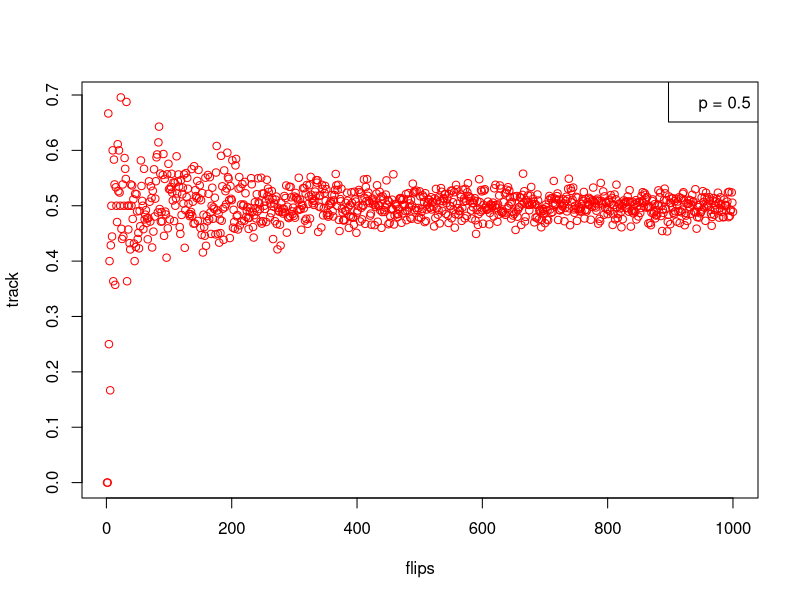
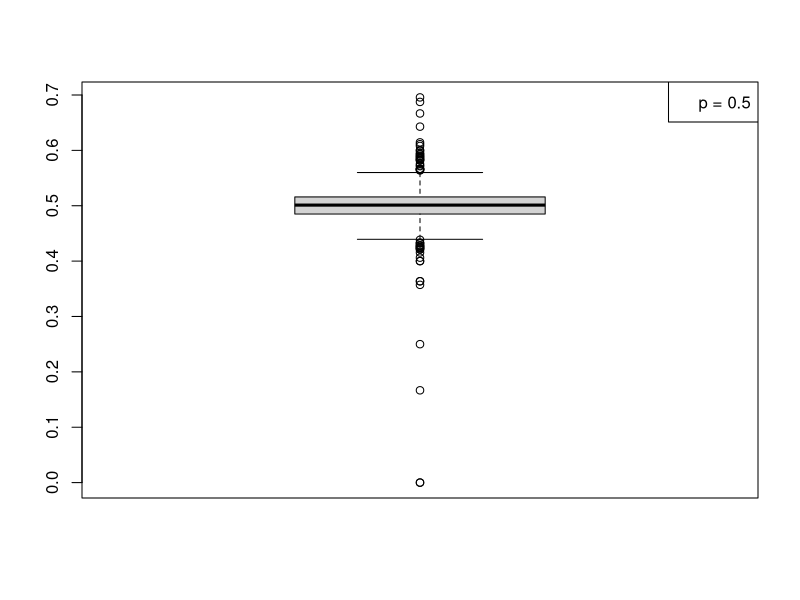

Reproduce these figures in R, in order.
## ---- chunk 1
coinflips <- function(tosses, tries, p){
  tab <- matrix(runif(tosses * tries) > p,
              nrow = length(tosses), ncol=tries)
  y <- rowSums(tab)
  y.mean <- mean(y)
  prop <- (y.mean/tries)
  return(prop)
}
coinflips(1, 100, 0.5)
## ---- chunk 2
B <- 1000
n <- 1
track <- matrix(nrow = B, ncol = n, dimnames = list(c(1:B),names(n)))
for (i in 1:B) {
  track[i,] <- coinflips(1, i, 0.5)
}
tail(track)
## ---- chunk 3
plot(track, xlab="flips", col="red")
legend("topright", c("p = 0.5"))
## ---- chunk 4
boxplot(track)
legend("topright", c("p = 0.5"))
